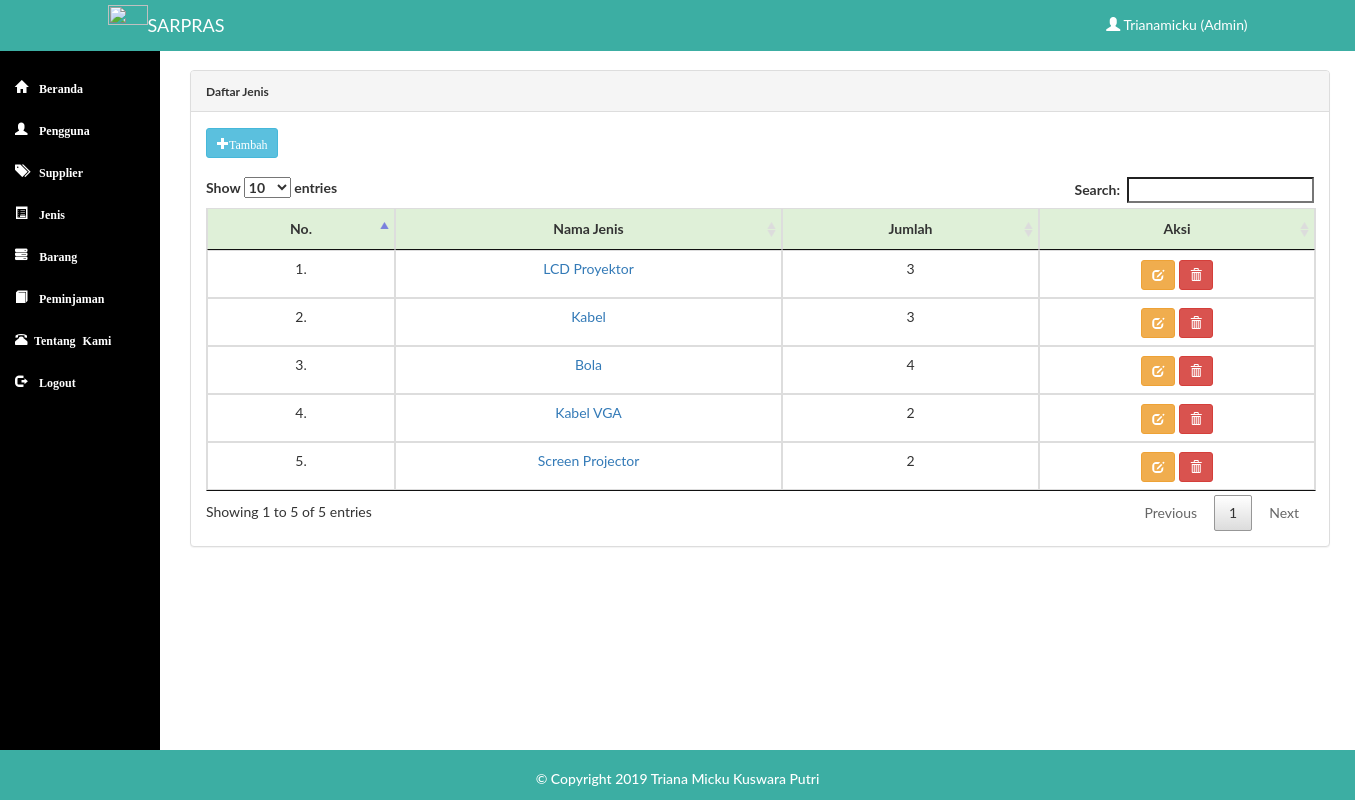
The app's page /uji_ukom/jenis/jenis.php (signed in) with its own data.
### tables this page shows
CREATE TABLE `jenis` (
  `id_jenis` int(11) NOT NULL,
  `nm_jenis` varchar(50) NOT NULL
);

### uji_ukom/jenis/jenis.php (the view, shortened to what this page needs)
<?php
	include '../index.php';
	$sql = mysql_query("SELECT * FROM jenis");
 ?><br>
<div class="container">
	<div class="panel panel-default">
		<div class="panel-heading">
			<b style="font-size: 12px;">Daftar Jenis</b>
		</div>
		<div class="panel-body">
			<?php if($_SESSION['jabatan'] == 'Admin'){ ?>
		<a href="tambah_jns.php" class="btn btn-info btn-sm glyphicon glyphicon-plus">Tambah</a>
	<?php } ?><br><br>
 <table class="table table datatable table-bordered ">
 	<thead>
 		<tr class="success">
 		<th class="text-center">No.</th>
 		<th class="text-center">Nama Jenis</th>
 		<th class="text-center">Jumlah</th>
 		<?php if($_SESSION['jabatan'] == 'Admin'){ ?>
 		<th class="text-center">Aksi</th>
 	<?php } ?>
 	</tr>
 	</thead>
 		<tbody>
  		<?php
 	$no = 1;
 	while ($data = mysql_fetch_array($sql)) { ?>
 	<tr>
 		<td class="text-center"><?php echo $no++ ?>.</td>
 		<td class="text-center"><a href="../barang/barang.php?id_jenis=<?php echo $data['id_jenis'] ?>"><?php echo $data['nm_jenis'] ?></td>
 		<?php
					$id_jenis = $data['id_jenis'];
					$sql_jumlah = "SELECT COUNT(spek_barang) as jumlah_barang FROM barang WHERE id_jenis = $id_jenis";
					$eksekusi_jumlah = mysql_query($sql_jumlah);
					$data_jumlah = mysql_fetch_array($eksekusi_jumlah);
			?>
		<td class="text-center"><?php echo $data_jumlah['jumlah_barang'] ?></td>
 		<?php if($_SESSION['jabatan'] == 'Admin'){ ?>
 		<td class="text-center"><a href="ubah_jns.php?id_jenis=<?php echo $data['id_jenis'] ?>" class="btn btn-warning btn-sm glyphicon glyphicon-edit"></a>
 		<a href="hapus_jns.php?id_jenis=<?php echo $data['id_jenis'] ?>" onclick="return confirm('Yakin ingin menghapus data ini ?');"  class="btn btn-danger btn-sm glyphicon glyphicon-trash"></a></td>
 		<?php } ?>
 	</tr>
 	<?php } ?>
 	</tbody>
 </table>
</div>
</div>
</div>
 <?php
	include '../footer.php';
 ?>

### uji_ukom/assets/style.css (style rules this page uses)
body { font-family: 'Lato', sans-serif; background-image: url(img/); background-repeat: no-repeat; background-attachment: fixed; background-size: cover; }

### uji_ukom/index.php (style rules this page uses)
body { font-family: "Lato", sans-serif !important; padding-left: 175px; padding-right: 30px; margin-top: 10px; }

### records on screen
jenis: nm_jenis "LCD Proyektor", jumlah_barang "3"
jenis: nm_jenis "Kabel", jumlah_barang "3"
jenis: nm_jenis "Bola", jumlah_barang "4"
jenis: nm_jenis "Kabel VGA", jumlah_barang "2"
jenis: nm_jenis "Screen Projector", jumlah_barang "2"

### other values on screen
$_SESSION['nm_pengguna'] "Trianamicku"
$_SESSION['jabatan'] "Admin"
